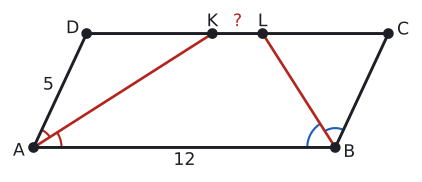

Generate this figure with Python:
import sys; sys.path.insert(0, "tools")
from cizim import *

P = lambda x, y: np.array([float(x), float(y)])
uz = lambda U, V: round(float(np.linalg.norm(U - V)), 4)
def acisi(K, U, V):
    u, v = U - K, V - K
    return round(float(np.degrees(np.arccos(np.dot(u, v) / np.linalg.norm(u) / np.linalg.norm(v)))), 3)
def birim(U, V):
    t = (V - U) / np.linalg.norm(V - U); return t, np.array([-t[1], t[0]])
def dondur(Q, derece):
    a = np.radians(derece); return P(Q[0] * np.cos(a) - Q[1] * np.sin(a), Q[0] * np.sin(a) + Q[1] * np.cos(a))
def ayak(Q, U, V):
    t, _ = birim(U, V); return U + np.dot(Q - U, t) * t
def paralel_isareti(U, V, n=1, f=0.5):
    t, _ = birim(U, V)
    for i in range(n):
        M = U + f * (V - U) + (i - (n - 1) / 2) * 0.32 * S * t
        ax.annotate("", xy=M + 0.22 * S * t, xytext=M - 0.22 * S * t, arrowprops=dict(arrowstyle="-|>", color=SOLUK, lw=1.3, mutation_scale=13))
def cetik(U, V, n=1, renk=SOLUK, f=0.5):
    M = U + f * (V - U); t, m = birim(U, V)
    for i in range(n):
        c = M + (i - (n - 1) / 2) * 0.2 * S * t
        ax.plot(*zip(c - 0.22 * S * m, c + 0.22 * S * m), color=renk, lw=1.5)
def olcu(U, V, metin, d=0.5, renk=YAZI, fs=13, f=0.5):
    """[UV] üzerinde f oranındaki noktaya, U->V yönünün soluna d*S uzağa yazı (d < 0: sağına)."""
    M = U + f * (V - U); _, m = birim(U, V)
    ax.text(*(M + d * S * m), metin, ha="center", va="center", color=renk, fontsize=fs)
def dik_isareti(K, U, V, r=0.4):
    a_ = (U - K) / np.linalg.norm(U - K) * r * S; b_ = (V - K) / np.linalg.norm(V - K) * r * S
    ax.plot(*zip(K + a_, K + a_ + b_, K + b_), color=SOLUK, lw=1.3)
def harf(Q, metin, dx, dy, renk=YAZI, fs=13):
    ax.text(Q[0] + dx * S, Q[1] + dy * S, metin, ha="center", va="center", color=renk, fontsize=fs)
def cizgi(U, V, renk=YAZI, lw=2.2, ls="-"):
    ax.plot(*zip(U, V), color=renk, lw=lw, ls=ls)
def boya(noktalar, renk):
    ax.add_patch(patches.Polygon(noktalar, closed=True, facecolor=renk, edgecolor="none"))
def yay(K, U, V, r=0.8, renk=MAVI, n=1):
    for i in range(n): aci(ax, K, U, V, r=(r + 0.18 * i) * S, renk=renk)
def yay_yazi(K, U, V, metin, d=1.4, renk=MAVI, fs=12):
    """K köşesindeki U-K-V açısının ortasından d*S uzağa yazı."""
    u = (U - K) / np.linalg.norm(U - K); v = (V - K) / np.linalg.norm(V - K); o = (u + v) / np.linalg.norm(u + v)
    ax.text(*(K + d * S * o), metin, ha="center", va="center", color=renk, fontsize=fs)
def basla(xmin, xmax, ymin, ymax, en=5.5):
    global fig, ax
    fig, ax = sekil(en, en * (ymax - ymin) / (xmax - xmin))
    ax.set_aspect("equal"); ax.axis("off"); ax.set_xlim(xmin, xmax); ax.set_ylim(ymin, ymax)
def dortgen(A, B, C, D, dolgu=None):
    if dolgu: boya([A, B, C, D], dolgu)
    ax.plot(*zip(A, B, C, D, A), color=YAZI)
    for Q in (A, B, C, D): nokta(ax, *Q, "")
def koseler(A, B, C, D, d=0.55):
    O = (A + B + C + D) / 4
    for Q, ad in ((A, "A"), (B, "B"), (C, "C"), (D, "D")):
        y = (Q - O) / np.linalg.norm(Q - O); harf(Q, ad, d * y[0] * 1.3, d * y[1])
def pk(AB, AD, derece):
    """A orijinde, [AB] yatay; ABCD paralelkenarının köşeleri."""
    a = np.radians(derece); A, B = P(0, 0), P(AB, 0); D = P(AD * np.cos(a), AD * np.sin(a)); return A, B, B + D, D
def cerceve(noktalar, kenar=1.2):
    xs = [q[0] for q in noktalar]; ys = [q[1] for q in noktalar]
    return min(xs) - kenar * S, max(xs) + kenar * S, min(ys) - kenar * S, max(ys) + kenar * S

# Kendini dene 3: |AB| = 12, |AD| = 5, A açısı 65°; A ve B açıortayları [DC]'yi K ve L'de keser. |DK| = |LC| = 5, |KL| = 2.
A, B, C, D = pk(12, 5, 65)
K = D + P(5, 0); L = C - P(5, 0)
S = 12 / 14
print("DAK", acisi(A, D, K), "KAB", acisi(A, K, B), "CBL", acisi(B, C, L), "LBA", acisi(B, L, A), "KL", uz(K, L))
basla(*cerceve([A, B, C, D], 1.2))
dortgen(A, B, C, D); koseler(A, B, C, D)
cizgi(A, K, KIRMIZI, 2); cizgi(B, L, KIRMIZI, 2)
for Q, ad in ((K, "K"), (L, "L")): nokta(ax, *Q, ""); harf(Q, ad, 0, 0.55)
yay(A, K, D, 0.9, KIRMIZI); yay(A, B, K, 1.3, KIRMIZI); yay(B, C, L, 0.9, MAVI); yay(B, L, A, 1.3, MAVI)
olcu(A, D, "5", 0.6); olcu(A, B, "12", -0.6); olcu(K, L, "?", 0.55, KIRMIZI)
kaydet(fig, __file__)
